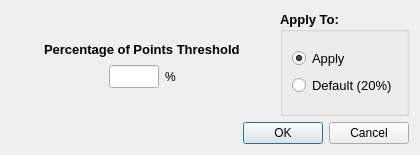
<?xml version="1.0" encoding="UTF-8"?>
<ui version="4.0">
 <class>threshold</class>
 <widget class="QDialog" name="threshold">
  <property name="geometry">
   <rect>
    <x>0</x>
    <y>0</y>
    <width>420</width>
    <height>155</height>
   </rect>
  </property>
  <property name="windowTitle">
   <string>Extrap Threshold</string>
  </property>
  <layout class="QGridLayout" name="gridLayout_2">
   <item row="0" column="0">
    <layout class="QHBoxLayout" name="horizontalLayout_3">
     <item>
      <layout class="QVBoxLayout" name="verticalLayout_2">
       <item>
        <spacer name="verticalSpacer_2">
         <property name="orientation">
          <enum>Qt::Vertical</enum>
         </property>
         <property name="sizeHint" stdset="0">
          <size>
           <width>20</width>
           <height>40</height>
          </size>
         </property>
        </spacer>
       </item>
       <item>
        <layout class="QHBoxLayout" name="horizontalLayout_2">
         <item>
          <spacer name="horizontalSpacer_3">
           <property name="orientation">
            <enum>Qt::Horizontal</enum>
           </property>
           <property name="sizeHint" stdset="0">
            <size>
             <width>40</width>
             <height>20</height>
            </size>
           </property>
          </spacer>
         </item>
         <item>
          <widget class="QLabel" name="threshold_label">
           <property name="font">
            <font>
             <pointsize>10</pointsize>
             <weight>75</weight>
             <bold>true</bold>
            </font>
           </property>
           <property name="text">
            <string>Percentage of Points Threshold</string>
           </property>
          </widget>
         </item>
         <item>
          <spacer name="horizontalSpacer_4">
           <property name="orientation">
            <enum>Qt::Horizontal</enum>
           </property>
           <property name="sizeHint" stdset="0">
            <size>
             <width>40</width>
             <height>20</height>
            </size>
           </property>
          </spacer>
         </item>
        </layout>
       </item>
       <item>
        <layout class="QHBoxLayout" name="horizontalLayout" stretch="2,1,0,2">
         <item>
          <spacer name="horizontalSpacer">
           <property name="orientation">
            <enum>Qt::Horizontal</enum>
           </property>
           <property name="sizeHint" stdset="0">
            <size>
             <width>40</width>
             <height>20</height>
            </size>
           </property>
          </spacer>
         </item>
         <item>
          <widget class="QLineEdit" name="ed_threshold">
           <property name="font">
            <font>
             <pointsize>10</pointsize>
            </font>
           </property>
          </widget>
         </item>
         <item>
          <widget class="QLabel" name="threshold_units">
           <property name="text">
            <string>%</string>
           </property>
          </widget>
         </item>
         <item>
          <spacer name="horizontalSpacer_2">
           <property name="orientation">
            <enum>Qt::Horizontal</enum>
           </property>
           <property name="sizeHint" stdset="0">
            <size>
             <width>40</width>
             <height>20</height>
            </size>
           </property>
          </spacer>
         </item>
        </layout>
       </item>
       <item>
        <spacer name="verticalSpacer">
         <property name="orientation">
          <enum>Qt::Vertical</enum>
         </property>
         <property name="sizeHint" stdset="0">
          <size>
           <width>20</width>
           <height>40</height>
          </size>
         </property>
        </spacer>
       </item>
      </layout>
     </item>
     <item>
      <widget class="QGroupBox" name="gb_hoffset">
       <property name="font">
        <font>
         <pointsize>10</pointsize>
         <weight>75</weight>
         <bold>true</bold>
        </font>
       </property>
       <property name="title">
        <string>Apply To:</string>
       </property>
       <layout class="QGridLayout" name="gridLayout">
        <item row="0" column="0">
         <layout class="QVBoxLayout" name="verticalLayout">
          <item>
           <widget class="QRadioButton" name="rb_new">
            <property name="font">
             <font>
              <pointsize>10</pointsize>
              <weight>50</weight>
              <bold>false</bold>
             </font>
            </property>
            <property name="text">
             <string>Apply</string>
            </property>
            <property name="checked">
             <bool>true</bool>
            </property>
           </widget>
          </item>
          <item>
           <widget class="QRadioButton" name="rb_default">
            <property name="font">
             <font>
              <pointsize>10</pointsize>
              <weight>50</weight>
              <bold>false</bold>
             </font>
            </property>
            <property name="text">
             <string>Default (20%)</string>
            </property>
           </widget>
          </item>
         </layout>
        </item>
       </layout>
      </widget>
     </item>
    </layout>
   </item>
   <item row="1" column="0">
    <widget class="QDialogButtonBox" name="buttonBox">
     <property name="orientation">
      <enum>Qt::Horizontal</enum>
     </property>
     <property name="standardButtons">
      <set>QDialogButtonBox::Cancel|QDialogButtonBox::Ok</set>
     </property>
    </widget>
   </item>
  </layout>
 </widget>
 <resources/>
 <connections>
  <connection>
   <sender>buttonBox</sender>
   <signal>accepted()</signal>
   <receiver>threshold</receiver>
   <slot>accept()</slot>
   <hints>
    <hint type="sourcelabel">
     <x>248</x>
     <y>254</y>
    </hint>
    <hint type="destinationlabel">
     <x>157</x>
     <y>274</y>
    </hint>
   </hints>
  </connection>
  <connection>
   <sender>buttonBox</sender>
   <signal>rejected()</signal>
   <receiver>threshold</receiver>
   <slot>reject()</slot>
   <hints>
    <hint type="sourcelabel">
     <x>316</x>
     <y>260</y>
    </hint>
    <hint type="destinationlabel">
     <x>286</x>
     <y>274</y>
    </hint>
   </hints>
  </connection>
 </connections>
</ui>
